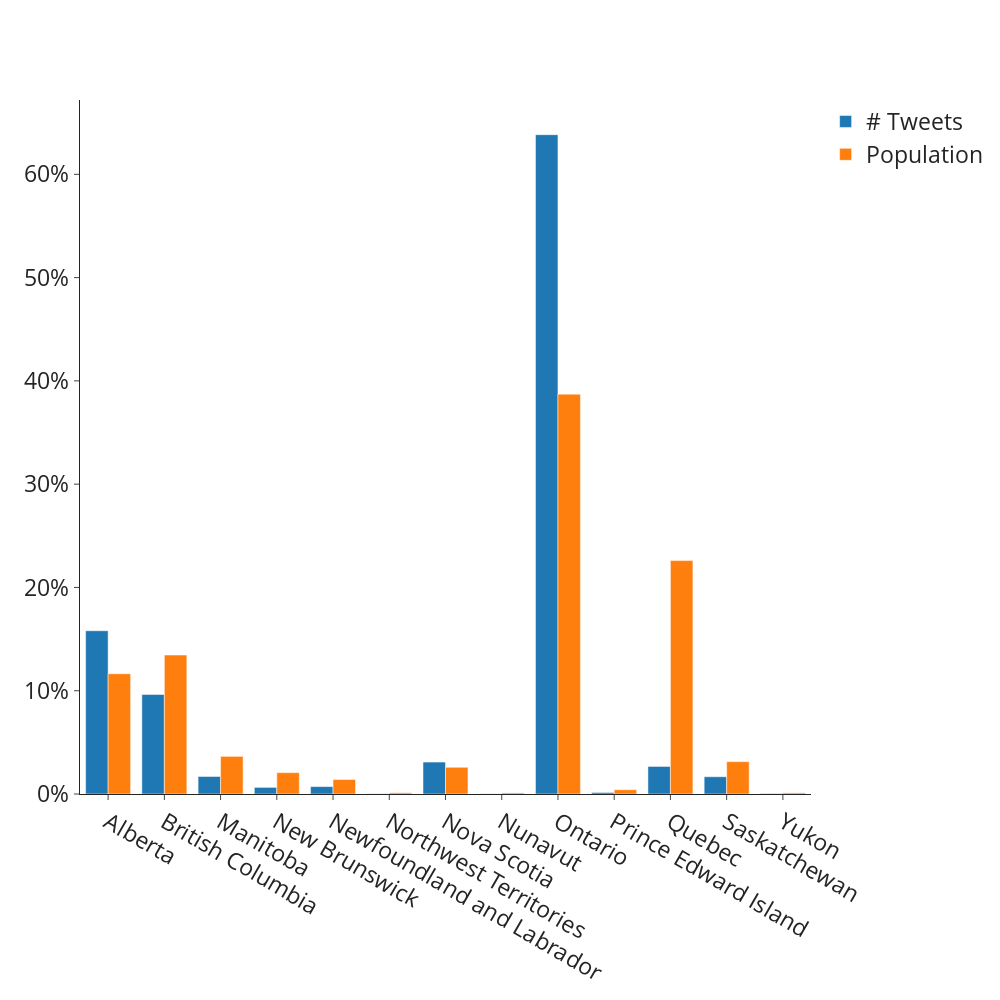

Source (notebook cell):
### Markdown cell above
## Population Breakdowns

`source:` https://www150.statcan.gc.ca/t1/tbl1/en/tv.action?pid=1710000901

Q: Are tweets about covid proportional to provincial populations?

### Code cell
import plotly.graph_objects as go

pop_dist = pd.read_csv("../data/external_datasets/canada_population_data.csv")

tweet_dist = total_df[["province"] & total_df["province"].isin(PROVINCES)]
tweet_dist = tweet_dist.groupby("province").size().reset_index()

tweet_counts = tweet_dist.sort_values("province")[0]
tweet_counts = tweet_counts / tweet_counts.sum()

pop_counts = pop_dist.sort_values("name")["pop2019"]
pop_counts = pop_counts / pop_counts.sum()

fig = go.Figure(data=[
    go.Bar(name='# Tweets', x=PROVINCES, y=tweet_counts),
    go.Bar(name='Population', x=PROVINCES, y=pop_counts)
])

fig.update_layout(barmode='group',height=1000,**vis_args)
fig.update_yaxes(dict(tickformat=',.0%'))
# fig.write_html("../visualizations/exploratory_analysis/pop_tweet_perc_bar_chart.html")
with open("../visualizations/exploratory_analysis/pop_tweet_perc_bar_chart.pdf", "wb") as f:
    f.write(scope.transform(fig, format="pdf"))
fig.show()

### Figure 1 — Plotly figure (JSON) as saved in the notebook; plotly's stock layout.template omitted (floating-point values rounded to 4 significant figures)
{"data": [{"name": "# Tweets", "type": "bar", "x": ["Alberta", "British Columbia", "Manitoba", "New Brunswick", "Newfoundland and Labrador", "Northwest Territories", "Nova Scotia", "Nunavut", "Ontario", "Prince Edward Island", "Quebec", "Saskatchewan", "Yukon"], "y": [0.1581, 0.0964, 0.01696, 0.006416, 0.007177, 0.000223, 0.03093, 0.0001511, 0.6384, 0.001481, 0.02669, 0.01671, 0.0004162]}, {"name": "Population", "type": "bar", "x": ["Alberta", "British Columbia", "Manitoba", "New Brunswick", "Newfoundland and Labrador", "Northwest Territories", "Nova Scotia", "Nunavut", "Ontario", "Prince Edward Island", "Quebec", "Saskatchewan", "Yukon"], "y": [0.1165, 0.1345, 0.03646, 0.02069, 0.01404, 0.001195, 0.02587, 0.001039, 0.3872, 0.004147, 0.226, 0.03131, 0.001082]}], "layout": {"barmode": "group", "font": {"size": 23}, "height": 1000, "width": 1000, "yaxis": {"tickformat": ",.0%"}}}
